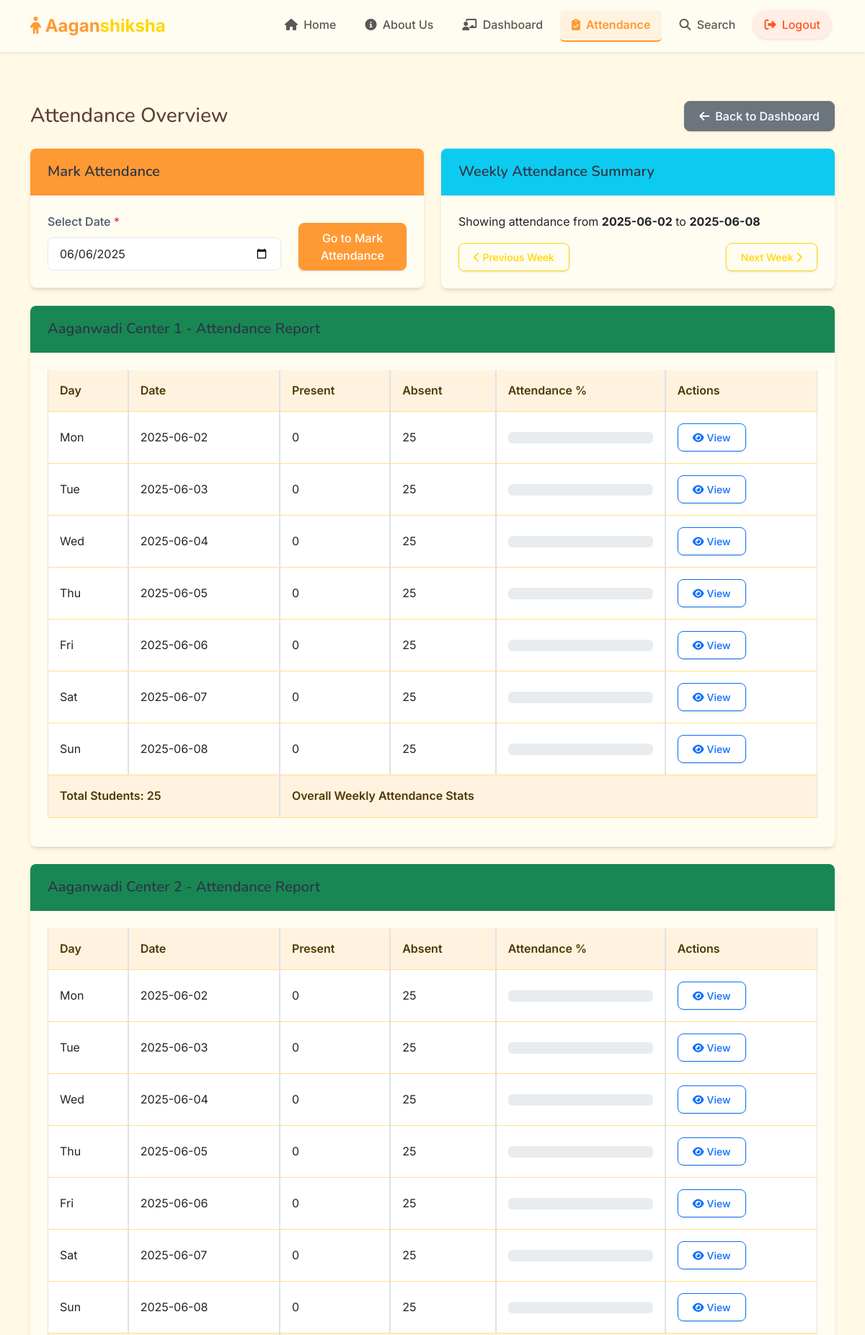
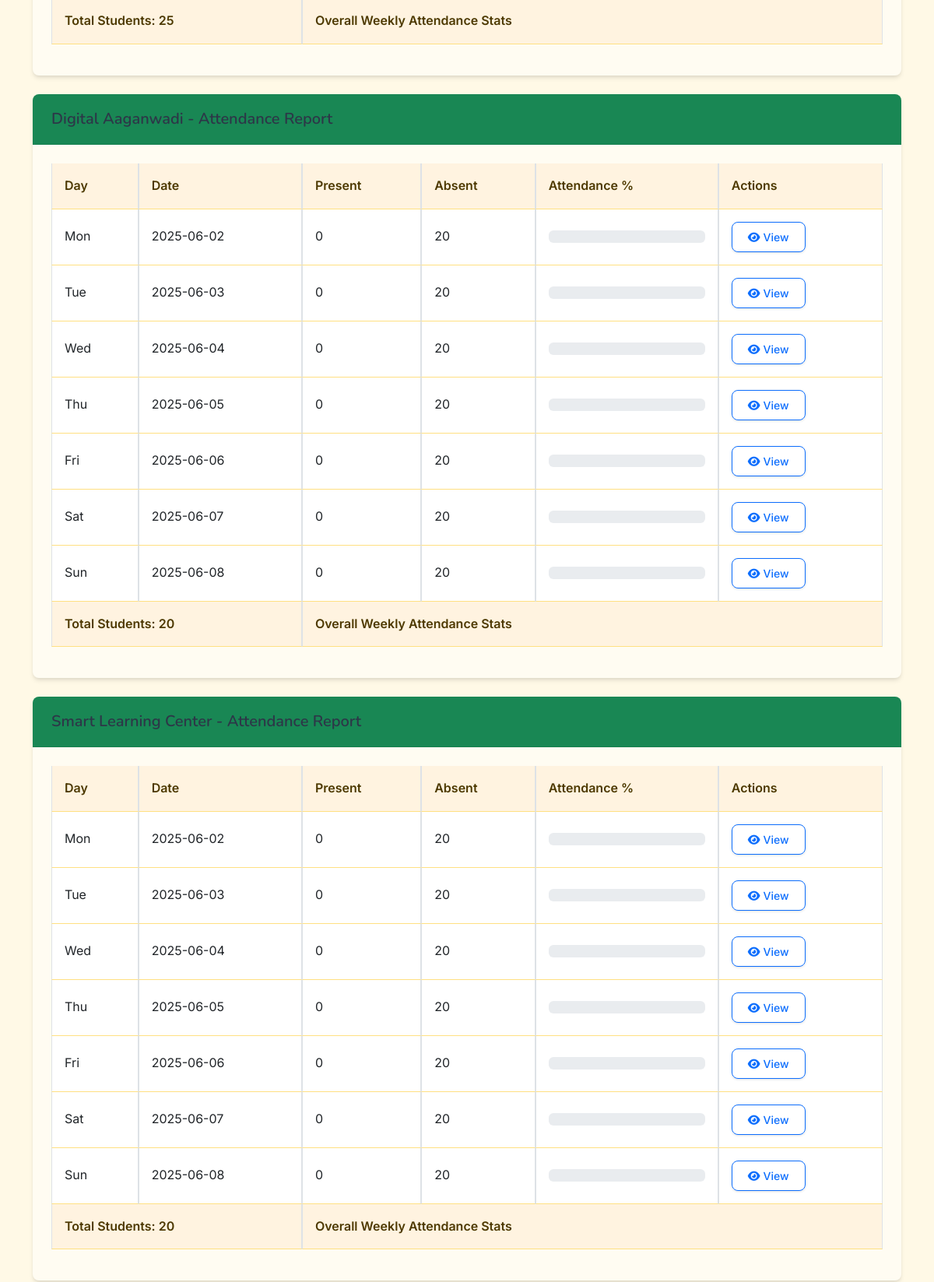
Screenshot of /attendance/ (signed in, upper part) with the database file from the repository (2 pictures, top to bottom).
### models.py (models this page shows)
class Center(db.Model):
    id = db.Column(db.Integer, primary_key=True)
    name = db.Column(db.String(100), nullable=False)
    address = db.Column(db.String(200), nullable=False)
    contact_number = db.Column(db.String(15))
    email = db.Column(db.String(120))
    created_at = db.Column(db.DateTime, default=datetime.utcnow)
    students = db.relationship('Student', backref='center', lazy=True)
    inventory_items = db.relationship('Inventory', backref='center', lazy=True)

### routes/attendance.py (the view)
@attendance_bp.route('/')
@login_required
@authorized_user
def index():
    form = AttendanceForm()
    today = datetime.utcnow().date()
    form.date.data = today
    week_offset = request.args.get('week_offset', 0)
    try:
        week_offset = int(week_offset)
    except ValueError:
        week_offset = 0
    start_of_week = today - timedelta(days=today.weekday()) + timedelta(weeks=week_offset)
    end_of_week = start_of_week + timedelta(days=6)
    centers = Center.query.all()
    center_data = []
    for center in centers:
        students = Student.query.filter_by(center_id=center.id).all()
        attendance_data = db.session.query(
            Attendance.date,
            db.func.count(Attendance.id).label('total'),
            db.func.sum(db.case((Attendance.status == 'present', 1), else_=0)).label('present')
        ).filter(
            Attendance.student_id.in_([s.id for s in students]),
            Attendance.date.between(start_of_week, end_of_week)
        ).group_by(Attendance.date).all()
        attendance_by_date = {row.date: {'total': row.total, 'present': row.present} for row in attendance_data}
        total_students = len(students)
        days_data = []
        for i in range(7):
            current_date = start_of_week + timedelta(days=i)
            if current_date in attendance_by_date:
                present = attendance_by_date[current_date]['present'] or 0
                absent = total_students - present
                percentage = (present / total_students) * 100 if total_students > 0 else 0
            else:
                present = 0
                absent = total_students
                percentage = 0
            days_data.append({
                'date': current_date.strftime('%Y-%m-%d'),
                'day': current_date.strftime('%a'),
                'present': present,
                'absent': absent,
                'percentage': round(percentage, 1)
            })
        center_data.append({
            'center': center,
            'total_students': total_students,
            'days': days_data
        })
    prev_week_offset = week_offset - 1
    next_week_offset = week_offset + 1
    return render_template('attendance/index.html',
                          form=form,
                          centers=centers,
                          center_data=center_data,
                          start_date=start_of_week.strftime('%Y-%m-%d'),
                          end_date=end_of_week.strftime('%Y-%m-%d'),
                          prev_week_offset=prev_week_offset,
                          next_week_offset=next_week_offset,
                          week_offset=week_offset)

### forms.py
class AttendanceForm(FlaskForm):
    date = DateField('Date', validators=[DataRequired()], format='%Y-%m-%d')
    submit = SubmitField('Load Students')

### app.py (called while the page is built)
@app.context_processor
def inject_csrf_token():
    return dict(csrf_token=generate_csrf)

@login_manager.user_loader
def load_user(user_id):
    return User.query.get(int(user_id))

### routes/attendance.py (called while the page is built)
def authorized_user(f):
    @wraps(f)
    def decorated_function(*args, **kwargs):
        if not current_user.is_authenticated or current_user.role not in ['admin', 'teacher']:
            flash('You need to be an admin or teacher to access this page.', 'danger')
            return redirect(url_for('auth.login'))
        return f(*args, **kwargs)
    return decorated_function

### templates/attendance/index.html (shortened to what this page needs)
{% extends 'base.html' %}
{% block content %}
<div class="container py-4">
    <div class="d-flex justify-content-between align-items-center mb-4">
        <h1 class="h3 mb-0">Attendance Overview</h1>
        {% if current_user.role == 'admin' %}
            <a href="{{ url_for('admin.dashboard') }}" class="btn btn-secondary">
                <i class="fas fa-arrow-left me-2"></i>Back to Dashboard
            </a>
        {% else %}
            <a href="{{ url_for('teacher.dashboard') }}" class="btn btn-secondary">
                <i class="fas fa-arrow-left me-2"></i>Back to Dashboard
            </a>
        {% endif %}
    </div>
    <div class="row mb-4">
        <div class="col-md-6">
            <div class="card">
                <div class="card-header" style="background-color: #FF9933; color: white;">
                    <h5 class="mb-0">Mark Attendance</h5>
                </div>
                <div class="card-body">
                    <form method="GET" action="{{ url_for('teacher.attendance') }}">
                        <div class="row align-items-end">
                            <div class="col-md-8">
                                <label class="form-label">Select Date</label>
                                {{ form.date(class="form-control", type="date") }}
                            </div>
                            <div class="col-md-4">
                                <div class="d-grid">
                                    <button type="submit" class="btn btn-primary">Go to Mark Attendance</button>
                                </div>
                            </div>
                        </div>
                    </form>
                </div>
            </div>
        </div>
        <div class="col-md-6">
            <div class="card">
                <div class="card-header bg-info text-white">
                    <h5 class="mb-0">Weekly Attendance Summary</h5>
                </div>
                <div class="card-body">
                    <p>Showing attendance from <strong>{{ start_date }}</strong> to <strong>{{ end_date }}</strong></p>
                    <div class="d-flex justify-content-between">
                        <a href="{{ url_for('attendance.index', week_offset=prev_week_offset) }}" class="btn btn-sm btn-outline-info">
                            <i class="fas fa-chevron-left"></i> Previous Week
                        </a>
                        <a href="{{ url_for('attendance.index', week_offset=next_week_offset) }}" class="btn btn-sm btn-outline-info">
                            Next Week <i class="fas fa-chevron-right"></i>
                        </a>
                    </div>
                </div>
            </div>
        </div>
    </div>
    {% for data in center_data %}
        <div class="card mb-4">
            <div class="card-header bg-success text-white">
                <h5 class="mb-0">{{ data.center.name }} - Attendance Report</h5>
            </div>
            <div class="card-body">
                <div class="table-responsive">
                    <table class="table table-bordered">
                        <thead>
                            <tr class="bg-light">
                                <th>Day</th>
                                <th>Date</th>
                                <th>Present</th>
                                <th>Absent</th>
                                <th>Attendance %</th>
                                <th>Actions</th>
                            </tr>
                        </thead>
                        <tbody>
                            {% for day in data.days %}
                                <tr>
                                    <td>{{ day.day }}</td>
                                    <td>{{ day.date }}</td>
                                    <td>{{ day.present }}</td>
                                    <td>{{ day.absent }}</td>
                                    <td>
                                        <div class="progress">
                                        </div>
                                    </td>
                                    <td>
                                        <a href="{{ url_for('attendance.view_attendance', center_id=data.center.id, date=day.date) }}" class="btn btn-sm btn-outline-primary">
                                            <i class="fas fa-eye me-1"></i>View
                                        </a>
                                    </td>
                                </tr>
                            {% endfor %}
                        </tbody>
                        <tfoot>
                            <tr class="bg-light">
                                <th colspan="2">Total Students: {{ data.total_students }}</th>
                                <th colspan="4">Overall Weekly Attendance Stats</th>
                            </tr>
                        </tfoot>
                    </table>
                </div>
            </div>
        </div>
    {% endfor %}
</div>
{% endblock %}

### static/css/style.css (style rules this page uses)
:root { --primary-color: #FF9933; --primary-light: #FFF3E0; --secondary-color: #FFD700; --info-color: #FFD700; --success-color: #FF9933; --warning-color: #FFBF00; --danger-color: #FF5722; --light-color: #FFF9E6; --dark-color: #4D3900; --text-color: #5D4037; --border-radius: 0.5rem; --box-shadow: 0 4px 6px -1px rgba(0, 0, 0, 0.1), 0 2px 4px -1px rgba(0, 0, 0, 0.06); --transition: all 0.3s ease; }
body { min-height: 100vh; display: flex; flex-direction: column; font-family: 'Inter', -apple-system, BlinkMacSystemFont, 'Segoe UI', Roboto, Oxygen, Ubuntu, Cantarell, 'Open Sans', 'Helvetica Neue', sans-serif; color: var(--text-color); background-color: #FFF9E6; line-height: 1.6; }
h1, h2, h3, h4, h5, h6 { font-family: 'Nunito', -apple-system, BlinkMacSystemFont, 'Segoe UI', Roboto, Oxygen, Ubuntu, Cantarell, 'Open Sans', 'Helvetica Neue', sans-serif; font-weight: 600; color: #2d3748; }
a { transition: var(--transition); }
.btn { border-radius: var(--border-radius); padding: 0.5rem 1.25rem; font-weight: 500; transition: var(--transition); box-shadow: 0 1px 3px rgba(0,0,0,0.12); }
.btn-primary, .btn-primary:hover { background-color: var(--primary-color); border-color: var(--primary-color); color: white; }
.btn-outline-info { color: var(--info-color); border-color: var(--info-color); }
.card { border: none; border-radius: var(--border-radius); box-shadow: var(--box-shadow); transition: var(--transition); overflow: hidden; background-color: #FFFCF2; }
.card-header { background-color: white; border-bottom: 1px solid rgba(0, 0, 0, 0.05); padding: 1.25rem 1.5rem; font-weight: 600; }
.card-body { padding: 1.5rem; }
.form-label { font-weight: 500; margin-bottom: 0.5rem; color: #4a5568; }
.form-control, .form-select { border-radius: var(--border-radius); border: 1px solid #e2e8f0; padding: 0.625rem 1rem; transition: var(--transition); }
.table { border-collapse: separate; border-spacing: 0; width: 100%; margin-bottom: 1rem; }
.table th { background-color: #FFF3E0; font-weight: 600; padding: 1rem; text-align: left; color: #4D3900; border-bottom: 1px solid #FFE082; }
.table td { padding: 1rem; border-bottom: 1px solid #FFE082; vertical-align: middle; }

### rows the page displays
Center: center.name "Aaganwadi Center 1"
Center: center.name "Aaganwadi Center 2"
Center: center.name "Digital Aaganwadi"
Center: center.name "Smart Learning Center"

### other values shown
{{ start_date }} "2025-06-02"
{{ end_date }} "2025-06-08"
{{ day.day }} "Mon" "Tue" "Wed" "Thu" "Fri" "Sat" "Sun" "Mon" "Tue" "Wed" "Thu" "Fri" "Sat" "Sun" "Mon" "Tue" "Wed" "Thu" "Fri" "Sat" "Sun" "Mon" "Tue" "Wed" "Thu" "Fri" "Sat" "Sun"
{{ day.date }} "2025-06-02" "2025-06-03" "2025-06-04" "2025-06-05" "2025-06-06" "2025-06-07" "2025-06-08" "2025-06-02" "2025-06-03" "2025-06-04" "2025-06-05" "2025-06-06" "2025-06-07" "2025-06-08" "2025-06-02" "2025-06-03" "2025-06-04" "2025-06-05" "2025-06-06" "2025-06-07" "2025-06-08" "2025-06-02" "2025-06-03" "2025-06-04" "2025-06-05" "2025-06-06" "2025-06-07" "2025-06-08"
{{ day.present }} "0" "0" "0" "0" "0" "0" "0" "0" "0" "0" "0" "0" "0" "0" "0" "0" "0" "0" "0" "0" "0" "0" "0" "0" "0" "0" "0" "0"
{{ day.absent }} "25" "25" "25" "25" "25" "25" "25" "25" "25" "25" "25" "25" "25" "25" "20" "20" "20" "20" "20" "20" "20" "20" "20" "20" "20" "20" "20" "20"
{{ data.total_students }} "25" "25" "20" "20"
